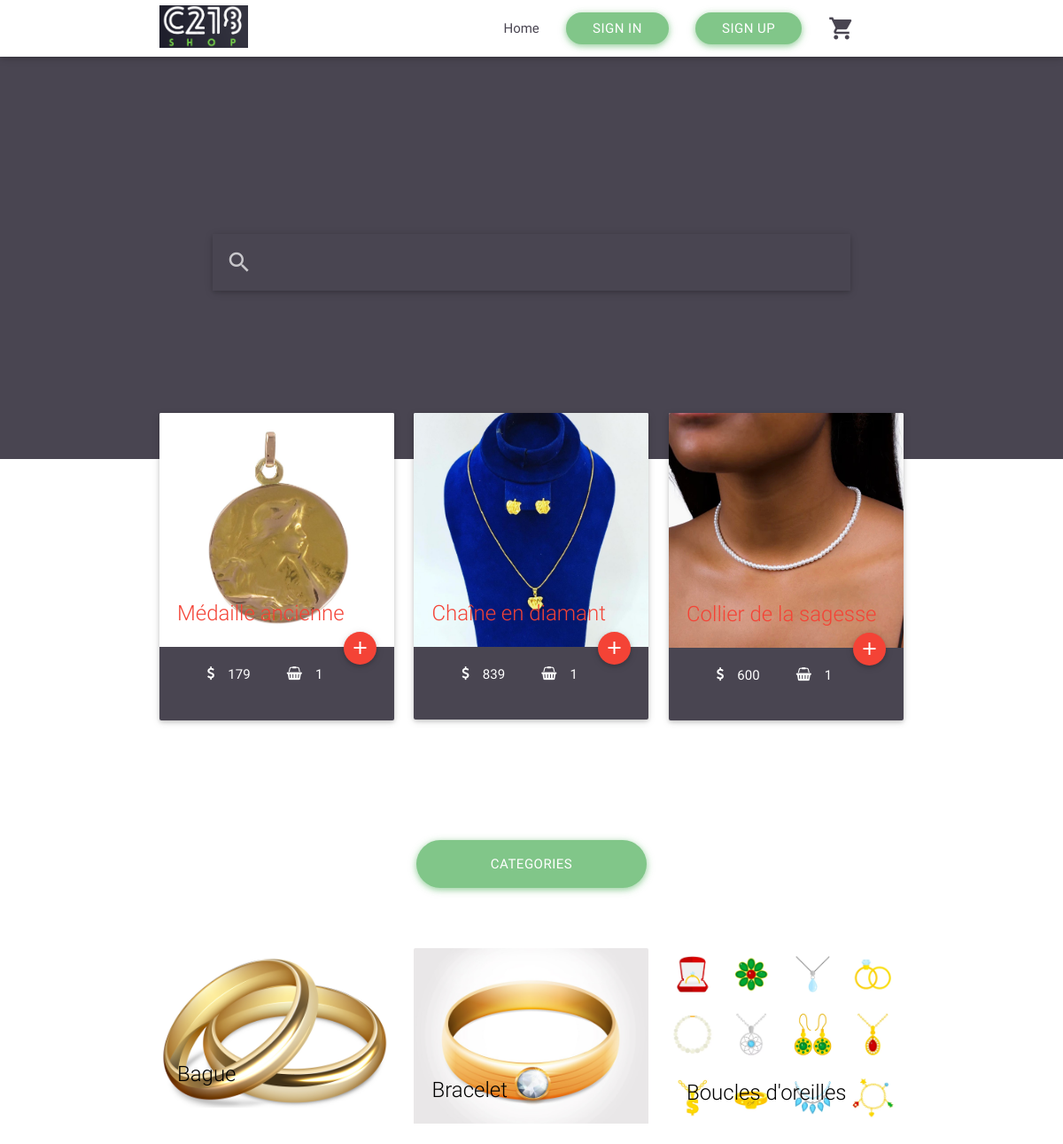
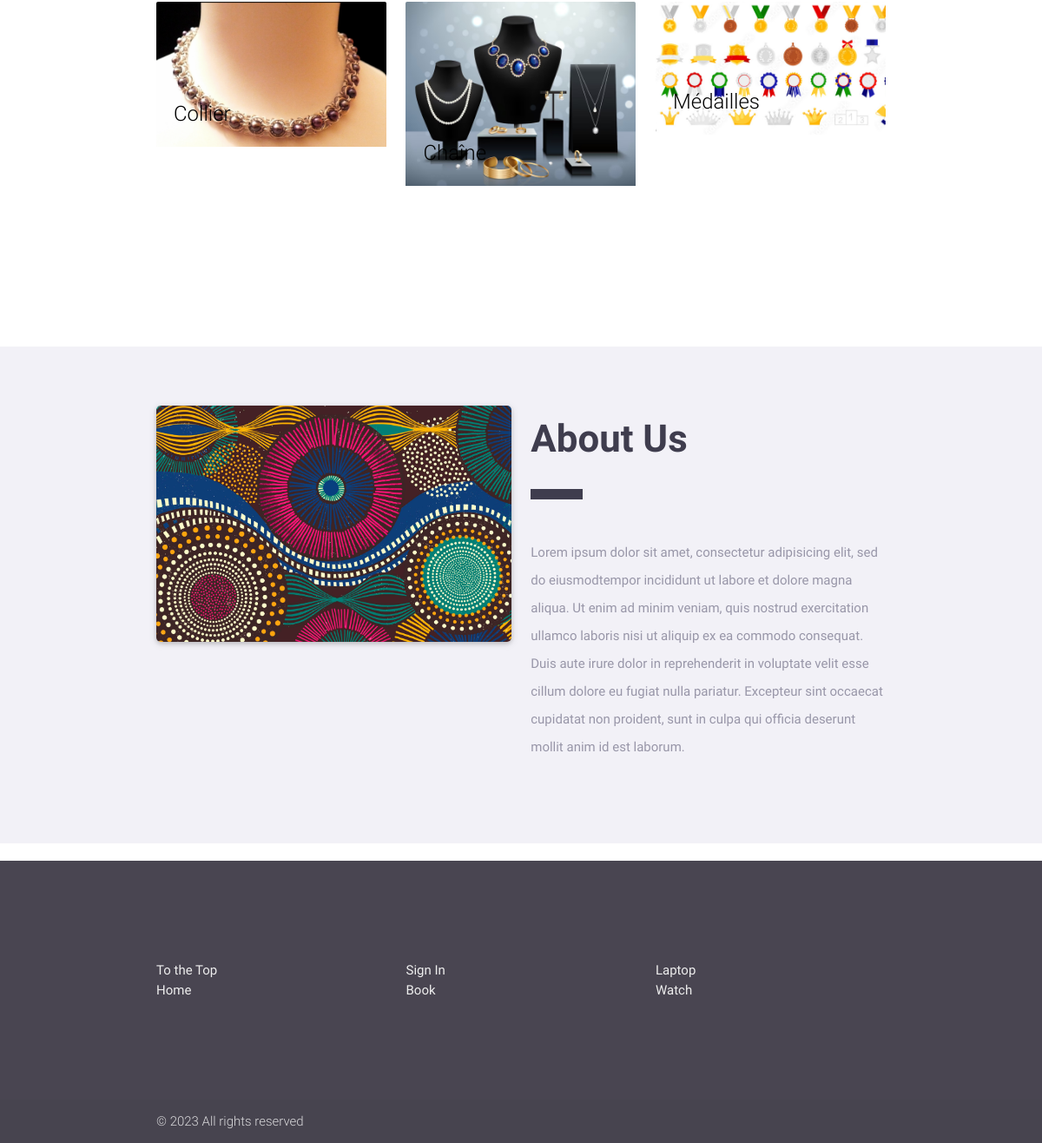
The page / on the database its author committed (2 pictures, top to bottom).
### tables this page shows
CREATE TABLE `product` (
  `id` int(11) NOT NULL,
  `id_category` int(11) NOT NULL,
  `name` varchar(1000) NOT NULL,
  `description` varchar(1000) NOT NULL,
  `price` int(11) NOT NULL,
  `id_picture` int(11) NOT NULL,
  `thumbnail` varchar(1000) NOT NULL,
  `promo` varchar(1000) NOT NULL
);

CREATE TABLE `category` (
  `id` int(11) NOT NULL,
  `name` varchar(1000) NOT NULL,
  `icon` varchar(1000) NOT NULL
);

### index.php (the view, shortened to what this page needs)
<?php
require 'includes/header.php';
require $nav; ?>
<div class="container-fluid home" id="top">
    <div class="container search">
        <nav class="animated slideInUp wow">
            <div class="nav-wrapper">
                <form method="GET" action="search.php">
                    <div class="input-field">
                        <input id="search" class="searching" type="search" name='searched' required>
                        <label for="search"><i class="material-icons">search</i></label>
                        <i class="material-icons">close</i>
                    </div>
                </form>
            </div>
        </nav>
    </div>
</div>
<div class="container most">
    <div class="row">
        <?php
        include 'db.php';
        $queryfirst = "SELECT
   product.id as 'id',
   product.name as 'name',
   product.price as 'price',
   product.thumbnail as 'thumbnail',
    SUM(command.quantity) as 'total',
    command.statut,
    command.id_produit
    FROM product, command
    WHERE product.id = command.id_produit AND command.statut = 'paid'
    GROUP BY product.id
    ORDER BY SUM(command.quantity) DESC LIMIT 3";
        $resultfirst = $connection->query($queryfirst);
        if ($resultfirst->num_rows > 0) {
            while ($rowfirst = $resultfirst->fetch_assoc()) {
                $id_best = $rowfirst['id'];
                $name_best = $rowfirst['name'];
                $price_best = $rowfirst['price'];
                $thumbnail_best = $rowfirst['thumbnail'];
                $totalsold = $rowfirst['total'];
                ?>
                <div class="col s12 m4">
                    <div class="card hoverable animated slideInUp wow">
                        <div class="card-image">
                            <a href="product.php?id=<?= $id_best; ?>"><img src="products/<?= $thumbnail_best; ?>"></a>
                            <span class="card-title red-text"><?= $name_best; ?></span>
                            <a href="product.php?id=<?= $id_best; ?>"
                               class="btn-floating red halfway-fab waves-effect waves-light right"><i
                                        class="material-icons">add</i></a>
                        </div>
                        <div class="card-content">
                            <div class="container">
                                <div class="row">
                                    <div class="col s6">
                                        <p class="white-text"><i class="left fa fa-dollar"></i> <?= $price_best; ?></p>
                                    </div>
                                    <div class="col s6">
                                        <p class="white-text"><i
                                                    class="left fa fa-shopping-basket"></i> <?= $totalsold; ?></p>
                                    </div>
                                </div>
                            </div>
                        </div>
                    </div>
                </div>
            <?php }
        } ?>
    </div>
</div>
<div class="container-fluid center-align categories">
    <a href="#category" class="button-rounded btn-large waves-effect waves-light">Categories</a>
    <div class="container" id="category">
        <div class="row">
            <?php
            $querycategory = "SELECT id, name, icon  FROM category";
            $total = $connection->query($querycategory);
            if ($total->num_rows > 0) {
                while ($rowcategory = $total->fetch_assoc()) {
                    $id_category = $rowcategory['id'];
                    $name_category = $rowcategory['name'];
                    $icon_category = $rowcategory['icon'];
                    ?>
                    <div class="col s12 m4">
                        <div class="card hoverable animated slideInUp wow">
                            <div class="card-image">
                                <a href="category.php?id=<?= $id_category; ?>"><img
                                            src="src/img/<?= $icon_category; ?>.png" alt=""></a>
                                <span class="card-title black-text"><?= $name_category; ?></span>
                            </div>
                        </div>
                    </div>
                <?php }
            } ?>
        </div>
    </div>
</div>
<div class="container-fluid about" id="about">
    <div class="container">
        <div class="row">
            <div class="col s12 m6">
                <div class="card animated slideInUp wow">
                    <div class="card-image">
                        <img src="src/img/about.jpg" alt="">
                    </div>
                </div>
            </div>
            <div class="col s12 m6">
                <h3 class="animated slideInUp wow">About Us</h3>
                <div class="divider animated slideInUp wow"></div>
                <p class="animated slideInUp wow">Lorem ipsum dolor sit amet, consectetur adipisicing elit,
                    sed do eiusmodtempor incididunt ut labore et dolore magna aliqua. Ut enim ad minim veniam,
                    quis nostrud exercitation ullamco laboris nisi ut aliquip ex ea commodo consequat.
                    Duis aute irure dolor in reprehenderit in voluptate velit esse cillum dolore eu fugiat
                    nulla pariatur. Excepteur sint occaecat cupidatat non proident, sunt in culpa qui officia
                    deserunt mollit anim id est laborum.</p>
            </div>
        </div>
    </div>
</div>
<?php
require 'includes/secondfooter.php';
require 'includes/footer.php'; ?>

### src/css/style.css (style rules this page uses)
.home { padding-top: 200px; padding-bottom: 190px; background: #494551; }
.home .search { padding-right: 60px; padding-left: 60px; }
.home nav { background: none !important; }
.most { margin-top: -60px !important; padding-bottom: 60px; }
.most .card .card-image { transition: 0.9s; }
.most .card .halfway-fab { margin-top: -17px; margin-right: 20px; background-color: #fa4949; }
.most .card .card-content { transition: 0.6s; background: #494551; }
.most .card .card-content .left { margin-top: 2px; }
.button-rounded { border-radius: 20px; background-color: #81C689; box-shadow: 0 2px 6px 0 rgba(129, 198, 137, 0.6), 0 2px 10px 0 rgba(129, 198, 137, 0.42); }
.categories { padding-top: 40px; padding-bottom: 150px; }
.categories .button-rounded { width: 260px; border-radius: 40px; margin-bottom: 60px; }
.categories .card { transition: box-shadow .25s; box-shadow: none; }
.about { padding-top: 60px; padding-bottom: 60px; background: #f2f1f7; }
.about h3 { font-weight: bold; margin-bottom: 34px; color: #3f3d4e; }
.about .divider { height: 12px; background-color: #3f3d4e; width: 60px; margin-bottom: 45px; }
.about p { line-height: 32px; color: #9896a8; }
.about .card { border-radius: 5px; }
.about .card .card-image { border-radius: 5px; }
.about .card .card-image img { border-radius: 5px; }
.input-field label { color: #494551; }
.material-icons { font-family: 'Material Icons'; font-weight: normal; font-style: normal; font-size: 24px; line-height: 1; letter-spacing: normal; text-transform: none; display: inline-block; white-space: nowrap; word-wrap: normal; direction: ltr; -webkit-font-feature-settings: 'liga'; -webkit-font-smoothing: antialiased; }

### rows shown on the page
product: thumbnail (picture), name "Médaille ancienne", price "179", totalsold "1"
product: thumbnail (picture), name "Chaîne en diamant", price "839", totalsold "1"
product: thumbnail (picture), name "Collier de la sagesse", price "600", totalsold "1"
category: icon (picture), name "Bague"
category: icon (picture), name "Bracelet"
category: icon (picture), name "Boucles d'oreilles"
category: icon (picture), name "Collier"
category: icon (picture), name "Chaîne"
category: icon (picture), name "Médailles"

### other values the page prints
Date('Y') "2023"
